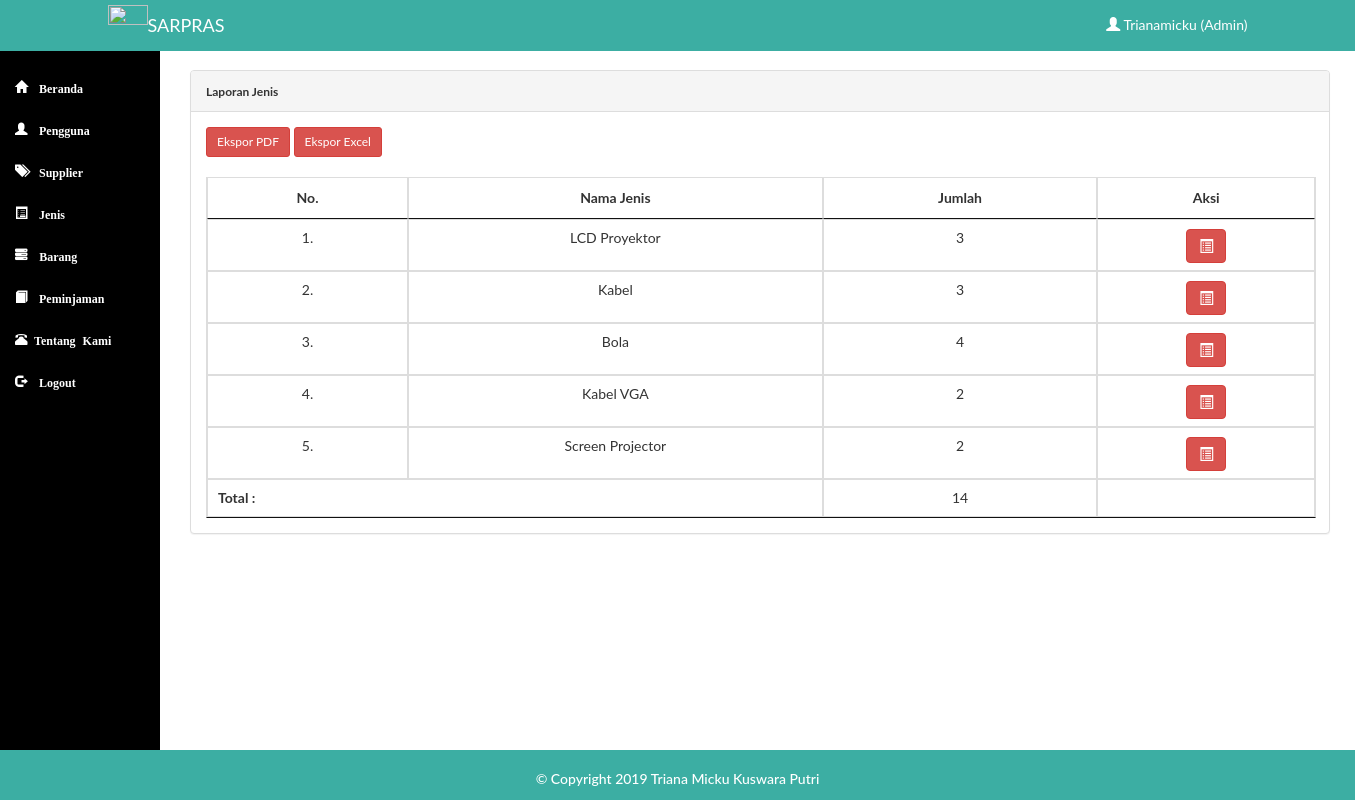
Page /uji_ukom/laporan/lap_jenis.php (signed in) on the committed database.
### tables this page shows
CREATE TABLE `jenis` (
  `id_jenis` int(11) NOT NULL,
  `nm_jenis` varchar(50) NOT NULL
);

### uji_ukom/laporan/lap_jenis.php (the view, shortened to what this page needs)
<?php
	include '../index.php';
	$sql = mysql_query("SELECT * FROM jenis");
 ?><br>
<div class="container">
 		<div class="panel panel-default">
		<div class="panel-heading">
			<b style="font-size: 12px;">Laporan Jenis</b>
	</div>
		<div class="panel-body">
		<button type="submit" class="print btn btn-danger btn-sm" onclick="window.print();">Ekspor PDF</button>
		<a href="../cetak/excel_jenis.php" class="print btn-sm btn btn-danger">Ekspor Excel</a>
			<br><br>
 <table class="table table datatable table-bordered ">
 	<thead>
 		<tr>
 			<th style="text-align: center;">No.</th>
 			<th style="text-align: center;">Nama Jenis</th>
 			<th style="text-align: center;">Jumlah</th>
 			<th style="text-align: center;" class="print">Aksi</th>
 	</tr>
 	</thead>
 		<tbody>
				<?php
		$no = 1;
		while($data = mysql_fetch_array($sql)) { ?>
		<tr>
			<td style="text-align: center;"><?php echo $no++;?>.</td>
			<td style="text-align: center;"><?=$data['nm_jenis']?></td>
			<?php
					$id_jenis = $data['id_jenis'];
					$sql_jumlah = "SELECT COUNT(spek_barang) as jumlah_barang FROM barang WHERE id_jenis = $id_jenis";
					$eksekusi_jumlah = mysql_query($sql_jumlah);
					$data_jumlah = mysql_fetch_array($eksekusi_jumlah);
			?>
			<td style="text-align: center;"><?php echo $data_jumlah['jumlah_barang'] ?></td>
			<td style="text-align: center;" class="print">
				<a href="lap_barang.php?id_jenis=<?=$data['id_jenis']?>" class="btn btn-danger glyphicon glyphicon-list-alt"></a>
			</td>
		</tr>
		<?php } ?>
		<?php
			$sql_total ="SELECT COUNT(spek_barang) as total FROM barang";
			$eksekusi_total = mysql_query($sql_total);
			$data_total = mysql_fetch_array($eksekusi_total);
		 ?>
		 <tr>
		 	<td colspan="2" style="font-weight: bold;">Total :</td>
		 	<td style="text-align: center;"><?php echo $data_total['total'] ?></td>
		 	<td style="text-align: center;" class="print"></td>
		 </tr>
 			</table>
</div>
</div>
</div>
 <?php
	include '../footer.php';
 ?>

### uji_ukom/assets/style.css (style rules this page uses)
body { font-family: 'Lato', sans-serif; background-image: url(img/); background-repeat: no-repeat; background-attachment: fixed; background-size: cover; }

### uji_ukom/index.php (style rules this page uses)
body { font-family: "Lato", sans-serif !important; padding-left: 175px; padding-right: 30px; margin-top: 10px; }

### rows in the picture
jenis: nm_jenis "LCD Proyektor", jumlah_barang "3"
jenis: nm_jenis "Kabel", jumlah_barang "3"
jenis: nm_jenis "Bola", jumlah_barang "4"
jenis: nm_jenis "Kabel VGA", jumlah_barang "2"
jenis: nm_jenis "Screen Projector", jumlah_barang "2"

### other values in the picture
$_SESSION['nm_pengguna'] "Trianamicku"
$_SESSION['jabatan'] "Admin"
$data_total['total'] "14"
